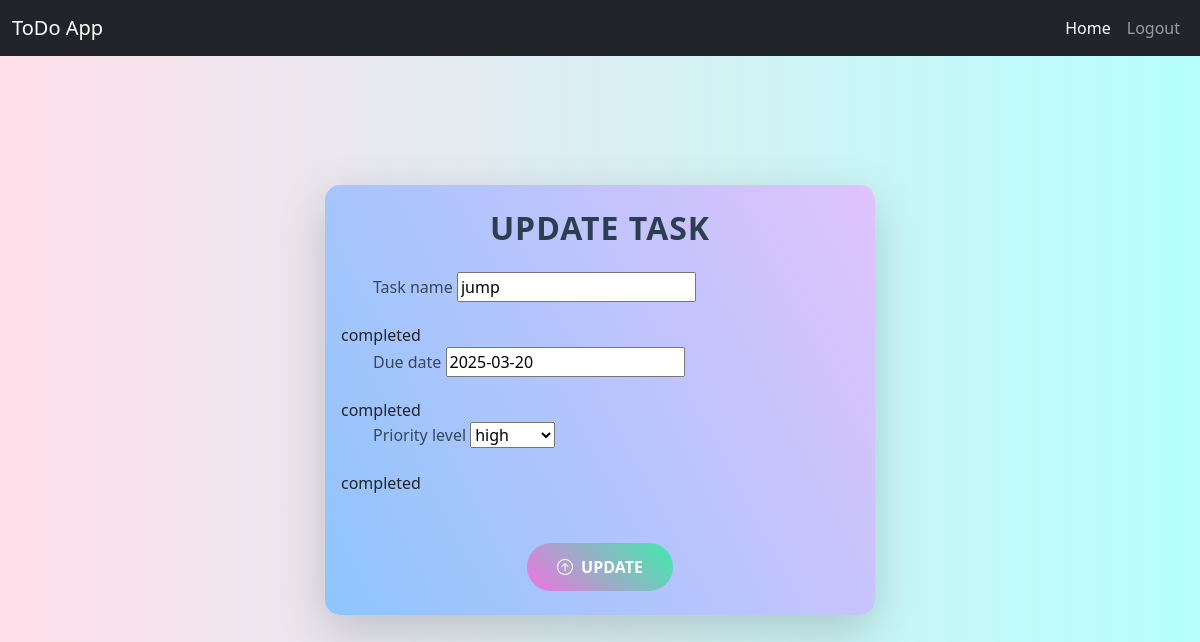
Screenshot of /taskup/3 (signed in) with the database file from the repository.
### myapp/models.py (models this page shows)
class TaskModel(models.Model):
    task_name=models.CharField(max_length=50,null=True)
    created_date=models.DateField(auto_now_add=True,null=True)
    is_completed=models.BooleanField(default=False,null=True)
    user_id=models.ForeignKey(User,on_delete=models.CASCADE,null=True)
    priority=[
        ('high','high'),
        ('medium','medium'),
        ('low','low')
    ]
    priority_level=models.CharField(max_length=100,choices=priority,null=True)
    due_date=models.DateField(null=True)

### myapp/views.py (the view, shortened to what this page needs)
# urls.py: path('taskup/<int:pk>',views.TaskUpdate.as_view(),name='update'),
@method_decorator(decorator=is_user,name='dispatch')
class TaskUpdate(View):
    def get(self,request,**kwargs):
        id=kwargs.get("pk")
        data=TaskModel.objects.get(id=id)
        form=Taskform(instance=data)
        return render(request,"taskupdate.html",{'form':form})

### myapp/forms.py
class Taskform(forms.ModelForm):
    class Meta:
        model=TaskModel
        fields=["task_name","due_date","priority_level"]

### myapp/views.py (called while the page is built)
def is_user(fn):
    def wrapper(request,**kwargs):
        id=kwargs.get('pk')
        obj= TaskModel.objects.get(id=id)
        if obj.user_id == request.user:
            return fn(request,**kwargs)
        else:
            return redirect('login')
    return wrapper

### myapp/templates/taskupdate.html (shortened to what this page needs)
 <!DOCTYPE html>
 <html lang="en">
 <head>
     <link href="https://cdn.jsdelivr.net/npm/bootstrap@5.3.3/dist/css/bootstrap.min.css"
           rel="stylesheet"
>
 </head>
 <body>
    <nav class="navbar navbar-expand-lg navbar-dark bg-dark fixed-top">
        <div class="container-fluid">
            <a class="navbar-brand" href="#">ToDo App</a>
            <div class="collapse navbar-collapse" id="navbarNav">
                <ul class="navbar-nav ms-auto">
                    <li class="nav-item">
                        <a class="nav-link active" aria-current="page" href="{%url 'create' %}">Home</a>
                    </li>
                    <li class="nav-item">
                        <a class="nav-link" href="{%url 'logout' %}">Logout</a>
                    </li>
                </ul>
            </div>
        </div>
    </nav>
     <div class="container d-flex justify-content-center align-items-center vh-100">
         <div class="card w-50 shadow-lg py-4 px-3">
             <h2 class="text-center animate__animated animate__fadeInDown">Update Task</h2>
             <form action="" method="post" class="animate__animated animate__fadeInUp">
                 {% for i in form %}
                 <div class="px-4 mb-3">
                     <label for="" class="form-label ms-2 animate__animated animate__fadeIn">
                         {{i.label}}
                     </label>
                     {{i}}
                 </div>
                    {%if i.is_completed == False%}
                        <td><a href="{%url 'status' i.id%}" class="btn btn-primary">not completed</a></td>
                        {%else%}
                        <td>completed</td>
                        {%endif%}
                    {% endfor %}
                 <div class="px-4 mb-3">
                     <div class="form-check d-flex align-items-center">
                     </div>
                 </div>
                 <div class="d-flex justify-content-center mt-4">
                     <button type="submit" class="btn btn-custom">
                         <span class="d-flex align-items-center">
                             Update
                         </span>
                     </button>
                 </div>
             </form>
         </div>
     </div>
     <link rel="stylesheet" href="https://cdnjs.cloudflare.com/ajax/libs/animate.css/4.1.1/animate.min.css"/>
 </body>
 </html>

### myapp/templates/taskupdate.html (style rules this page uses)
body { background: linear-gradient(to right, #FFDEE9, #B5FFFC); min-height: 100vh; margin: 0; padding: 0; font-family: 'Segoe UI', sans-serif; }
.card { background: linear-gradient(62deg, #8EC5FC 0%, #E0C3FC 100%); border: none; border-radius: 15px; box-shadow: 0 10px 30px rgba(0, 0, 0, 0.2); transition: transform 0.3s ease-in-out; }
h2 { color: #2c3e50; font-weight: 600; letter-spacing: 1px; margin-bottom: 1.5rem; text-transform: uppercase; }
.form-label { color: #34495e; font-weight: 500; transition: all 0.3s ease; }
.btn-custom { background: linear-gradient(45deg, #EE74E1, #3EECAC); border: none; border-radius: 25px; padding: 12px 30px; color: white; font-weight: 600; text-transform: uppercase; transition: all 0.3s ease; }
.container { padding: 20px; }

### rows the page displays
TaskModel: form "jump" "2025-03-20" "high"

### other values shown
{{ i.label }} "Task name" "Due date" "Priority level"
